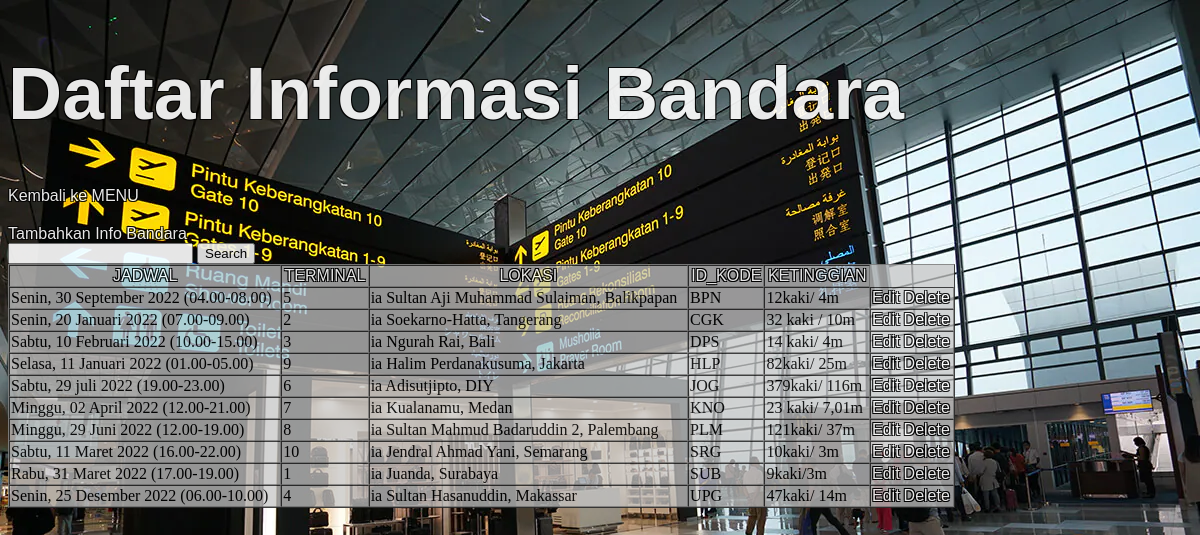
The page /bandara.php on the database its author committed.
### tables this page shows
CREATE TABLE `bandara` (
  `JADWAL` varchar(50) NOT NULL,
  `TERMINAL` int(50) NOT NULL,
  `LOKASI` varchar(50) NOT NULL,
  `ID_KODE` varchar(50) NOT NULL,
  `KETINGGIAN` varchar(50) NOT NULL
);

### bandara.php (the view, shortened to what this page needs)
<?php
include_once ("config.php");
if(isset($_GET['search'])){
    $search = $_GET['search'];
    $search = strtolower($search);
}else $search = '';
if(isset($_GET['orderby']) and isset($_GET['pos'])){
    $orderby = $_GET['orderby'];
    $pos = $_GET['pos'];
    $result = mysqli_query($mysqli, "SELECT * FROM bandara ORDER BY $orderby $pos");
}else{
    $pos = '';
    $orderby = '';
    $result = mysqli_query($mysqli, "SELECT * FROM bandara");
}
?>
<!DOCTYPE html>
<html>
    <head>
        <link rel="stylesheet" href="style.css">
</head>
<body>
    <h1>Daftar Informasi Bandara</h1>
<a href="index.php">Kembali ke MENU</a>
<a href="addBandara.php">Tambahkan Info Bandara</a>
    <form action="bandara.php" method="get">
        <input type="text" name="search">
        <input type="submit" value="Search">
    </form>
    <table width='80%' border=1 cellpanding='10' cellspacing='0'>
<tr>
    <th><?php
        if($pos=='ASC' and $orderby=='JADWAL') {
            echo '<a href="bandara.php?orderby=JADWAL&pos=DESC">JADWAL</a>';
        }else {
            echo '<a href="bandara.php?orderby=JADWAL&pos=ASC">JADWAL</a>';
        }
        ?></th>
    <th><?php
        if($pos=='ASC' and $orderby=='TERMINAL') {
            echo '<a href="bandara.php?orderby=TERMINAL&pos=DESC">TERMINAL</a>';
        }else {
            echo '<a href="bandara.php?orderby=TERMINAL&pos=ASC">TERMINAL</a>';
        }
        ?></th>
    <th><?php
        if($pos=='ASC' and $orderby=='LOKASI') {
            echo '<a href="bandara.php?orderby=LOKASI&pos=DESC">LOKASI</a>';
        }else {
            echo '<a href="bandara.php?orderby=LOKASI&pos=ASC">LOKASI</a>';
        }
        ?></th>
    <th><?php
        if($pos=='ASC' and $orderby=='ID_KODE') {
            echo '<a href="bandara.php?orderby=ID_KODE&pos=DESC">ID_KODE</a>';
        }else {
            echo '<a href="bandara.php?orderby=ID_KODE&pos=ASC">ID_KODE</a>';
        }
        ?></th>
    <th><?php
        if($pos=='ASC' and $orderby=='KETINGGIAN') {
            echo '<a href="bandara.php?orderby=KETINGGIAN&pos=DESC">KETINGGIAN</a>';
        }else {
            echo '<a href="bandara.php?orderby=KETINGGIAN&pos=ASC">KETINGGIAN</a>';
        }
        ?></th>
</tr>
<?php
while ($item = mysqli_fetch_array($result)) {
    if($search == ''){
        echo '<tr>';
        echo "<td>".$item ['JADWAL']."</td>";
        echo "<td>".$item ['TERMINAL']."</td>";
        echo "<td>".$item ['LOKASI']."</td>";
        echo "<td>".$item ['ID_KODE']."</td>";
        echo "<td>".$item ['KETINGGIAN']."</td>";
        echo "<td><a href='editBandara.php?edit=".$item['ID_KODE']."'>Edit</a>
        <a href='deleteBandara.php?del=".$item['ID_KODE']."'>Delete</a>
        </td></tr>";
    }
}
    ?>
</table>
</body>
</html>

### style.css (style rules this page uses)
html { background: url(img/loginBackground.webp) no-repeat center center fixed; -webkit-background-size: cover; -moz-background-size: cover; -o-background-size: cover; background-size: cover; opacity: 0.9; }
h1 { font-size: 75px; font-family: 'Franklin Gothic Medium', 'Arial Narrow', Arial, sans-serif; font-weight: bold; color: white; text-shadow: -1px -1px 0 #000, 1px -1px 0 #000, -1px 1px 0 #000, 1px 1px 0 #000; }
a { color:white; text-decoration: none; font-family: 'Franklin Gothic Medium', 'Arial Narrow', Arial, sans-serif; font-weight:normal; text-shadow: -1px -1px 0 #000, 1px -1px 0 #000, -1px 1px 0 #000, 1px 1px 0 #000; }
table { background-color: rgba(197, 198, 199, 0.829); }

### rows shown on the page
bandara: JADWAL "Senin, 30 September 2022 (04.00-08.00)", TERMINAL "5", LOKASI "ia Sultan Aji Muhammad Sulaiman, Balikpapan", ID_KODE "BPN", KETINGGIAN "12kaki/ 4m"
bandara: JADWAL "Senin, 20 Januari 2022 (07.00-09.00)", TERMINAL "2", LOKASI "ia Soekarno-Hatta, Tangerang", ID_KODE "CGK", KETINGGIAN "32 kaki / 10m"
bandara: JADWAL "Sabtu, 10 Februari 2022 (10.00-15.00)", TERMINAL "3", LOKASI "ia Ngurah Rai, Bali", ID_KODE "DPS", KETINGGIAN "14 kaki/ 4m"
bandara: JADWAL "Selasa, 11 Januari 2022 (01.00-05.00)", TERMINAL "9", LOKASI "ia Halim Perdanakusuma, Jakarta", ID_KODE "HLP", KETINGGIAN "82kaki/ 25m"
bandara: JADWAL "Sabtu, 29 juli 2022 (19.00-23.00)", TERMINAL "6", LOKASI "ia Adisutjipto, DIY", ID_KODE "JOG", KETINGGIAN "379kaki/ 116m"
bandara: JADWAL "Minggu, 02 April 2022 (12.00-21.00)", TERMINAL "7", LOKASI "ia Kualanamu, Medan", ID_KODE "KNO", KETINGGIAN "23 kaki/ 7,01m"
bandara: JADWAL "Minggu, 29 Juni 2022 (12.00-19.00)", TERMINAL "8", LOKASI "ia Sultan Mahmud Badaruddin 2, Palembang", ID_KODE "PLM", KETINGGIAN "121kaki/ 37m"
bandara: JADWAL "Sabtu, 11 Maret 2022 (16.00-22.00)", TERMINAL "10", LOKASI "ia Jendral Ahmad Yani, Semarang", ID_KODE "SRG", KETINGGIAN "10kaki/ 3m"
bandara: JADWAL "Rabu, 31 Maret 2022 (17.00-19.00)", TERMINAL "1", LOKASI "ia Juanda, Surabaya", ID_KODE "SUB", KETINGGIAN "9kaki/3m"
bandara: JADWAL "Senin, 25 Desember 2022 (06.00-10.00)", TERMINAL "4", LOKASI "ia Sultan Hasanuddin, Makassar", ID_KODE "UPG", KETINGGIAN "47kaki/ 14m"
